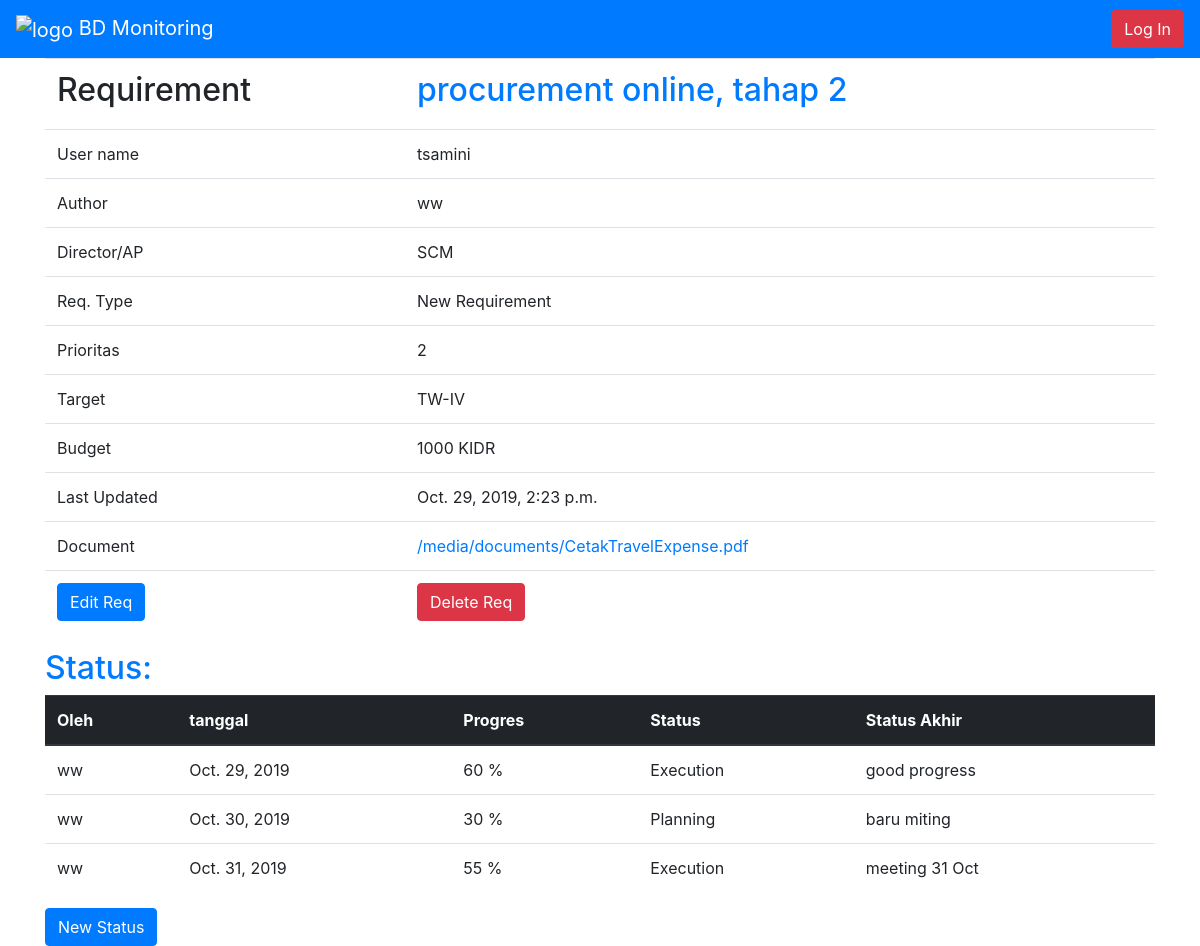
The app's page /post/2/ with its own data.
### blog/models.py (models this page shows, shortened)
class Post(models.Model):
    REQUIREMENT_TYPES = (
        ('N', "New Requirement"),
        ('E', "Enhancement"),
        ('R', "Roll Out"),
        ('T', "Training"),
    )
    PRIORITASS = (
        ('1', '1'),
        ('2', '2'),
        ('3', '3'),
    )
    TARGETS = (
        ('1', 'TW-I'),
        ('2', 'TW-II'),
        ('3', 'TW-III'),
        ('4', 'TW-IV'),
    )
    DIR_APS = (
        ('CON', 'Controller'),
        ('DEV', 'Development'),
        ('FIN', 'Finance & Treasury'),
        ('HR', 'HR-GA'),
        ('ICT', 'ICT & DM'),
        ('AUDIT', 'Internal Audit'),
        ('LEGAL', 'Legal'),
        ('NUN', 'Nunukan'),
        ('ONWJ', "ONWJ"),
        ('OPS', 'Operation & Production'),
        ('PHI', 'PHI'),
        ('PPRM', 'PPRM'),
        ('QHSSE', 'QHSSE'),
        ('REL', 'Relation'),
        ('SCM', 'SCM'),
        ('SK', 'Siak-Kampar'),
        ('CO', 'Commercial'),
        ('WMO', 'WMO'),
    )
    user1 = models.CharField(max_length=15)
    author = models.ForeignKey('auth.User', on_delete=models.CASCADE, related_name='posts')
    dir_ap = models.CharField(max_length=5, choices=DIR_APS)
    requirement = models.TextField()
    requirement_type = models.CharField(max_length=1, choices=REQUIREMENT_TYPES)
    prioritas = models.CharField(max_length=1, choices=PRIORITASS)
    target = models.CharField(max_length=1, choices=TARGETS)
    budget = models.IntegerField()
    last_updated = models.DateTimeField(auto_now_add=True)
    document = models.FileField(upload_to='documents/')

class Update(models.Model):
    STATUSS = (
        ('C', 'Closed'),
        ('D', 'Dropped'),
        ('E', 'Execution'),
        ('I', 'Initiation'),
        ('P', 'Planning'),
    )
    posting = models.ForeignKey(Post, on_delete=models.CASCADE, related_name='updates',)
    author = models.ForeignKey('auth.User', on_delete=models.CASCADE, related_name='updates',)
    last_update = models.DateField(auto_now=True)
    progress = models.IntegerField()
    status = models.CharField(max_length=1, choices=STATUSS)
    status_akhir = models.TextField()

### blog/views.py (the view)
# urls.py: path('post/<int:pk>/', BlogDetailView.as_view(), name='post_detail'),
class BlogDetailView(DetailView):
    model = Post
    template_name = 'post_detail.html'

### templates/post_detail.html
{% extends 'base.html' %}
{% block content %}
<table class="table table-stripped">
    <tbody>
       <tr>
           <td><h2>Requirement</h2></td><td><h2><a href=""> {{  object.requirement }}  </a></h2></td>
       </tr>
       <tr>
           <td>User name</td><td>  {{ object.user1   }}</td>
       </tr>
       <tr>
           <td>Author</td><td>{{ object.author   }}</td>
       </tr>
       <tr>
           <td>Director/AP</td><td>{{ object.get_dir_ap_display }}</td>
       </tr>
       <tr>
           <td>Req. Type</td><td>{{ object.get_requirement_type_display   }}</td>
       </tr>
       <tr>
           <td>Prioritas</td><td>{{ object.get_prioritas_display   }}</td>
       </tr>
       <tr>
           <td>Target</td><td>{{ object.get_target_display   }}</td>
       </tr>
       <tr>
           <td>Budget</td><td>{{ object.budget   }} KIDR</td>
       </tr>
       <tr>
           <td>Last Updated</td><td>{{ object.last_updated}}</td>
       </tr>
       <tr>
           <td>Document</td><td><a href="{{ object.document.url }}"> {{ object.document.url }}</a> </td>
       </tr>
       <tr>
           <td><a class="btn btn-primary" href="{% url 'post_edit' post.pk %}" role="button">Edit Req</a></td>
           <td><a class="btn btn-danger" href="{% url 'post_delete' post.pk %}" role="button">Delete Req</a></td>
       </tr>
    </tbody>
</table>
<h2><a href="">Status: </a></h2>
<table class="table table-hover">
    <thead class="thead-dark">
          <tr>
            <th>Oleh</th>
            <th>tanggal</th>
            <th>Progres</th>
            <th>Status</th>
            <th>Status Akhir</th>
          </tr>
    </thead>
    <tbody>
            {% for comment in post.updates.all %}
            <tr>
                <td>{{ comment.author }}</td>
                <td>{{ comment.last_update }} </td>
                <td>{{ comment.progress }} % </td>
                <td>{{ comment.get_status_display }}</td>
                <td>{{ comment.status_akhir }}</td>
            </tr>
            {% endfor %}
    </tbody>
</table>
<a class="btn btn-primary" href="{% url 'update_new' %}" role="button">New Status</a>
{% endblock content %}

### templates/base.html (shortened to what this page needs)
<!DOCTYPE html>
<html lang="en">
{% load static %}
  <head>
    <link rel="stylesheet" href="https://stackpath.bootstrapcdn.com/bootstrap/4.1.3/css/bootstrap.min.css">
  </head>
<body>
<nav class="navbar navbar-dark bg-primary navbar-expand-sm">
          <a class="navbar-brand" href="{% url 'home' %}">
            <img src="https://s3.eu-central-1.amazonaws.com/bootstrapbaymisc/blog/24_days_bootstrap/logo_white.png"
                 width="30" height="30" alt="logo">
            BD Monitoring
          </a>
        <div class="collapse navbar-collapse" id="navbar-list-4">
            {% if user.is_authenticated %}
            <a class="navbar-nav ml-auto" style="color:white"> Helo
                {{ user.username }}
                <ul class="navbar-nav">
                  <li class="nav-item dropdown">
                    <a class="nav-link dropdown-toggle" href="#" id="navbarDropdownMenuLink" role="button"
                       data-toggle="dropdown" aria-haspopup="true" aria-expanded="false">
                      <img src="https://s3.eu-central-1.amazonaws.com/bootstrapbaymisc/blog/24_days_bootstrap/fox.jpg"
                           width="40" height="40" class="rounded-circle">
                    </a>
                    <div class="dropdown-menu" aria-labelledby="navbarDropdownMenuLink">
                       <a class="dropdown-item" href="{% url 'logout' %}">Log Out</a>
                    </div>
                  </li>
                </ul>
            </a>
            {% else %}
                <form class="form-inline ml-auto">
                    <a href="{% url 'login' %}" class="btn btn-danger">Log In</a>
                </form>
            {% endif %}
        </div>
    </nav>
        <div class="container">
            {% block content %}
            {% endblock content %}
        </div>
</body>
</html>

### records on screen
Post: requirement "procurement online, tahap 2", user1 "tsamini", author "ww", dir_ap "SCM", requirement_type "New Requirement", prioritas "2", target "TW-IV", budget "1000", last_updated "Oct. 29, 2019, 2:23 p.m.", document "/media/documents/CetakTravelExpense.pdf"
Update: author "ww", last_update "Oct. 29, 2019", progress "60", status "Execution", status_akhir "good progress"
Update: author "ww", last_update "Oct. 30, 2019", progress "30", status "Planning", status_akhir "baru miting"
Update: author "ww", last_update "Oct. 31, 2019", progress "55", status "Execution", status_akhir "meeting 31 Oct"
